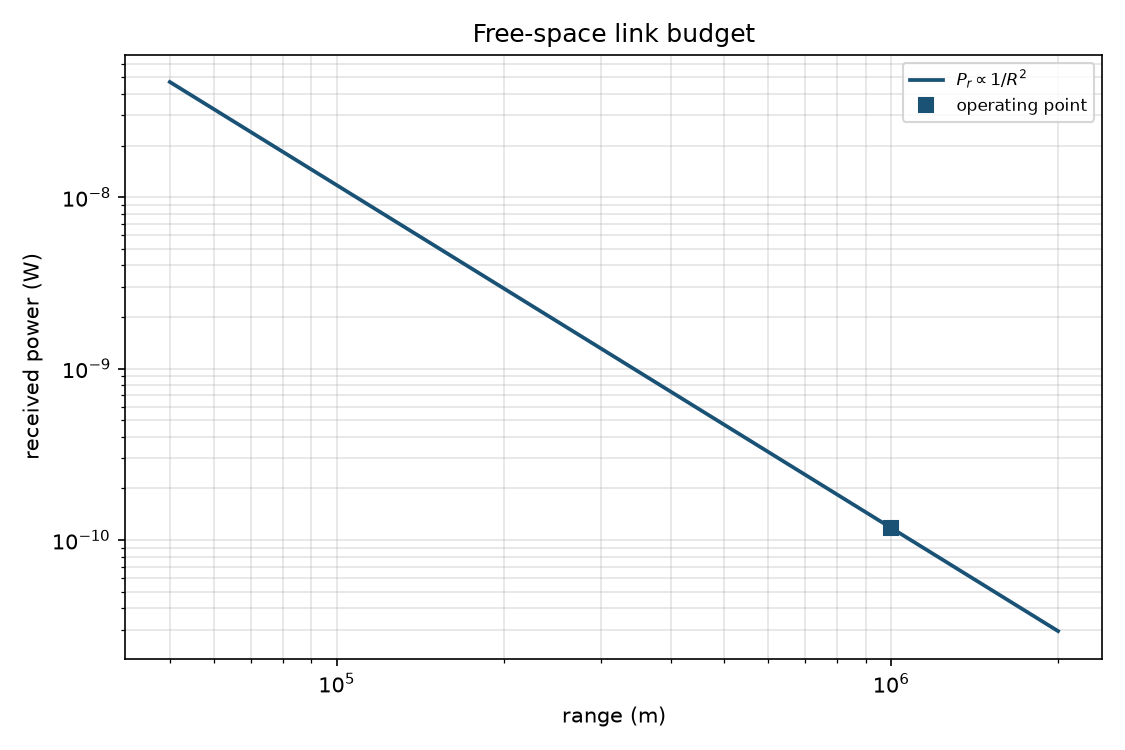

This chart was generated by the following Python code:
#!/usr/bin/env python3
"""Vacuum free-space radio link budget (Friis).

free_space_path_loss is Lfs = (4*pi*R/lam)**2. friis_received_power is
Pr = Pt*Gt*Gr*(lam/(4*pi*R))**2. Circular-aperture gains use
antenna_gain_circular_aperture. Optional noise gives
carrier_to_noise_density and carrier_to_noise_ratio. Optional required
Eb/N0 and bit rate give eb_n0_from_cn0 and link_margin_eb_n0.
"""

from __future__ import annotations

import argparse
import math
import sys
import tempfile
from dataclasses import dataclass
from pathlib import Path

CHECK_TOL = 1e-9
PLOT_TITLE = "Free-space link budget"
N_CURVE = 201
PLOT_END_FACTOR = 2.0
C_LIGHT = 299792458.0
K_BOLTZMANN = 1.380649e-23
SKILL_DIR = Path(__file__).resolve().parent

ASSUMPTIONS = (
    "vacuum free-space Friis link; no atmosphere, rain, pointing, or "
    "polarization loss; "
    f"c = {C_LIGHT:g} m/s and k = {K_BOLTZMANN:g} J/K (NIST CODATA 2022); "
    "wavelength_from_frequency lam = c/f; "
    "free_space_path_loss Lfs = (4*pi*R/lam)**2; "
    "friis_received_power Pr = Pt*Gt*Gr*(lam/(4*pi*R))**2; "
    "antenna_gain_circular_aperture G = eta*(pi*D/lam)**2 when diameters "
    "are supplied; "
    "eirp = Pt*Gt; "
    "optional thermal_noise_power Pn = k*Ts*B and "
    "noise_spectral_density N0 = k*Ts; "
    "carrier_to_noise_density CN0 = Pr/(k*Ts); "
    "carrier_to_noise_ratio CN = Pr/(k*Ts*B); "
    "eb_n0_from_cn0 EbN0 = CN0/Rb; "
    "link_margin_eb_n0 M = EbN0/EbN0req; "
    "modulation details beyond the supplied Eb/N0 requirement are omitted"
)


@dataclass(frozen=True)
class Solution:
    pt: float
    gt: float
    gr: float
    range_m: float
    frequency: float
    wavelength: float
    lfs: float
    eirp: float
    pr: float
    gt_source: str
    gr_source: str
    dt: float | None
    dr: float | None
    eta_t: float | None
    eta_r: float | None
    ts: float | None
    bandwidth: float | None
    n0: float | None
    cn0: float | None
    cn: float | None
    pn: float | None
    bitrate: float | None
    eb_n0: float | None
    eb_n0_req: float | None
    margin: float | None


def print_kv(key: str, value: object) -> None:
    if isinstance(value, float):
        text = f"{value:.8g}"
    else:
        text = str(value)
    print(f"{key}: {text}")


def close(actual: float, expected: float, tol: float = CHECK_TOL) -> bool:
    scale = max(abs(expected), 1.0)
    return abs(actual - expected) <= tol * scale


def require_positive(name: str, value: float) -> None:
    if not math.isfinite(value) or value <= 0.0:
        raise ValueError(f"{name} must be finite and > 0")


def require_unit_interval(name: str, value: float) -> None:
    if not math.isfinite(value) or value <= 0.0 or value > 1.0:
        raise ValueError(f"{name} must be finite and in (0, 1]")


def to_db(ratio: float) -> float:
    """10*log10(ratio)."""
    return 10.0 * math.log10(ratio)


def wavelength_from_frequency(frequency: float, c_light: float = C_LIGHT) -> float:
    """wavelength_from_frequency."""
    return c_light / frequency


def frequency_from_wavelength(wavelength: float, c_light: float = C_LIGHT) -> float:
    """frequency_from_wavelength."""
    return c_light / wavelength


def free_space_path_loss(range_m: float, wavelength: float) -> float:
    """free_space_path_loss."""
    return (4.0 * math.pi * range_m / wavelength) ** 2


def free_space_path_loss_db(range_m: float, wavelength: float) -> float:
    """free_space_path_loss_db."""
    return to_db(free_space_path_loss(range_m, wavelength))


def antenna_gain_from_effective_aperture(area_e: float, wavelength: float) -> float:
    """antenna_gain_from_effective_aperture."""
    return 4.0 * math.pi * area_e / (wavelength * wavelength)


def antenna_gain_circular_aperture(
    diameter: float, wavelength: float, efficiency: float
) -> float:
    """antenna_gain_circular_aperture."""
    return efficiency * (math.pi * diameter / wavelength) ** 2


def eirp(pt: float, gt: float) -> float:
    """eirp."""
    return pt * gt


def friis_received_power(
    pt: float, gt: float, gr: float, wavelength: float, range_m: float
) -> float:
    """friis_received_power."""
    return pt * gt * gr * (wavelength / (4.0 * math.pi * range_m)) ** 2


def thermal_noise_power(ts: float, bandwidth: float, k_b: float = K_BOLTZMANN) -> float:
    """thermal_noise_power."""
    return k_b * ts * bandwidth


def noise_spectral_density(ts: float, k_b: float = K_BOLTZMANN) -> float:
    """noise_spectral_density."""
    return k_b * ts


def carrier_to_noise_density(pr: float, ts: float, k_b: float = K_BOLTZMANN) -> float:
    """carrier_to_noise_density."""
    return pr / (k_b * ts)


def carrier_to_noise_ratio(
    pr: float, ts: float, bandwidth: float, k_b: float = K_BOLTZMANN
) -> float:
    """carrier_to_noise_ratio."""
    return pr / (k_b * ts * bandwidth)


def eb_n0_from_cn0(cn0: float, bitrate: float) -> float:
    """eb_n0_from_cn0."""
    return cn0 / bitrate


def link_margin_eb_n0(eb_n0: float, eb_n0_req: float) -> float:
    """link_margin_eb_n0."""
    return eb_n0 / eb_n0_req


def resolve_gain(
    gain: float | None,
    diameter: float | None,
    efficiency: float | None,
    wavelength: float,
    *,
    gain_flag: str,
    diameter_flag: str,
    efficiency_flag: str,
) -> tuple[float, str, float | None, float | None]:
    has_gain = gain is not None
    has_dish = diameter is not None or efficiency is not None
    if has_gain and has_dish:
        raise ValueError(
            f"pass {gain_flag}, or {diameter_flag} with {efficiency_flag}, not both"
        )
    if has_gain:
        assert gain is not None
        require_positive(gain_flag, gain)
        return gain, "gain", None, None
    if diameter is None or efficiency is None:
        raise ValueError(f"requires {gain_flag}, or {diameter_flag} with {efficiency_flag}")
    require_positive(diameter_flag, diameter)
    require_unit_interval(efficiency_flag, efficiency)
    value = antenna_gain_circular_aperture(diameter, wavelength, efficiency)
    return value, "diameter", diameter, efficiency


def evaluate(
    pt: float,
    range_m: float,
    frequency: float | None,
    wavelength: float | None,
    gt: float | None,
    gr: float | None,
    dt: float | None,
    dr: float | None,
    eta_t: float | None,
    eta_r: float | None,
    ts: float | None,
    bandwidth: float | None,
    bitrate: float | None,
    eb_n0_req: float | None,
) -> Solution:
    require_positive("transmit power", pt)
    require_positive("range", range_m)

    if frequency is not None and wavelength is not None:
        raise ValueError("pass --freq or --wavelength, not both")
    if frequency is None and wavelength is None:
        raise ValueError("requires --freq or --wavelength")
    if frequency is not None:
        require_positive("frequency", frequency)
        lam = wavelength_from_frequency(frequency)
        freq = frequency
    else:
        assert wavelength is not None
        require_positive("wavelength", wavelength)
        lam = wavelength
        freq = frequency_from_wavelength(lam)

    gt_val, gt_source, dt_used, eta_t_used = resolve_gain(
        gt,
        dt,
        eta_t,
        lam,
        gain_flag="--gt",
        diameter_flag="--dt",
        efficiency_flag="--eta-t",
    )
    gr_val, gr_source, dr_used, eta_r_used = resolve_gain(
        gr,
        dr,
        eta_r,
        lam,
        gain_flag="--gr",
        diameter_flag="--dr",
        efficiency_flag="--eta-r",
    )

    lfs = free_space_path_loss(range_m, lam)
    pr = friis_received_power(pt, gt_val, gr_val, lam, range_m)
    eirp_w = eirp(pt, gt_val)

    if bandwidth is not None and ts is None:
        raise ValueError("--bandwidth requires --ts")
    if bitrate is not None and ts is None:
        raise ValueError("--bitrate requires --ts")
    if eb_n0_req is not None and (ts is None or bitrate is None):
        raise ValueError("--ebn0-req requires --ts and --bitrate")

    n0 = cn0 = cn = pn = eb_n0 = margin = None
    if ts is not None:
        require_positive("system noise temperature", ts)
        n0 = noise_spectral_density(ts)
        cn0 = carrier_to_noise_density(pr, ts)
        if bandwidth is not None:
            require_positive("bandwidth", bandwidth)
            pn = thermal_noise_power(ts, bandwidth)
            cn = carrier_to_noise_ratio(pr, ts, bandwidth)
        if bitrate is not None:
            require_positive("bit rate", bitrate)
            eb_n0 = eb_n0_from_cn0(cn0, bitrate)
            if eb_n0_req is not None:
                require_positive("required Eb/N0", eb_n0_req)
                margin = link_margin_eb_n0(eb_n0, eb_n0_req)

    return Solution(
        pt=pt,
        gt=gt_val,
        gr=gr_val,
        range_m=range_m,
        frequency=freq,
        wavelength=lam,
        lfs=lfs,
        eirp=eirp_w,
        pr=pr,
        gt_source=gt_source,
        gr_source=gr_source,
        dt=dt_used,
        dr=dr_used,
        eta_t=eta_t_used,
        eta_r=eta_r_used,
        ts=ts,
        bandwidth=bandwidth,
        n0=n0,
        cn0=cn0,
        cn=cn,
        pn=pn,
        bitrate=bitrate,
        eb_n0=eb_n0,
        eb_n0_req=eb_n0_req,
        margin=margin,
    )


def linspace(start: float, stop: float, count: int) -> list[float]:
    if count == 1:
        return [start]
    step = (stop - start) / (count - 1)
    return [start + step * i for i in range(count)]


def ensure_matplotlib():
    try:
        import matplotlib

        if "matplotlib.pyplot" not in sys.modules:
            matplotlib.use("Agg")
        import matplotlib.pyplot as plt
    except ImportError as exc:
        raise ValueError("matplotlib is required to plot received power versus range") from exc
    return plt


def write_plot(result: Solution, out_path: Path) -> None:
    plt = ensure_matplotlib()
    r_max = PLOT_END_FACTOR * result.range_m
    r_min = max(result.range_m * 0.05, result.wavelength)
    ranges = linspace(r_min, r_max, N_CURVE)
    powers = [
        friis_received_power(result.pt, result.gt, result.gr, result.wavelength, r)
        for r in ranges
    ]
    fig, ax = plt.subplots(1, 1, figsize=(7.5, 5.0))
    ax.loglog(ranges, powers, color="#1a5276", linewidth=1.8, label=r"$P_r\propto 1/R^{2}$")
    ax.plot(
        result.range_m,
        result.pr,
        "s",
        color="#1a5276",
        markersize=7,
        zorder=5,
        label="operating point",
    )
    ax.set_xlabel("range (m)")
    ax.set_ylabel("received power (W)")
    ax.set_title(PLOT_TITLE)
    ax.grid(True, which="both", alpha=0.35)
    ax.legend(loc="best", fontsize=8)
    fig.tight_layout()
    out_path.parent.mkdir(parents=True, exist_ok=True)
    try:
        fig.savefig(out_path, dpi=150)
    except OSError as exc:
        plt.close(fig)
        raise ValueError(f"could not write the plot: {exc}") from exc
    plt.close(fig)


def emit(result: Solution, graph: Path | None) -> None:
    print_kv("title", PLOT_TITLE)
    print_kv("assumptions", ASSUMPTIONS)
    print_kv("c_m_s", C_LIGHT)
    print_kv("k_J_K", K_BOLTZMANN)
    print_kv("Pt_W", result.pt)
    print_kv("Gt", result.gt)
    print_kv("Gt_dBi", to_db(result.gt))
    print_kv("Gt_source", result.gt_source)
    if result.dt is not None:
        print_kv("Dt_m", result.dt)
        print_kv("eta_t", result.eta_t)
    print_kv("Gr", result.gr)
    print_kv("Gr_dBi", to_db(result.gr))
    print_kv("Gr_source", result.gr_source)
    if result.dr is not None:
        print_kv("Dr_m", result.dr)
        print_kv("eta_r", result.eta_r)
    print_kv("R_m", result.range_m)
    print_kv("f_Hz", result.frequency)
    print_kv("lam_m", result.wavelength)
    print_kv("EIRP_W", result.eirp)
    print_kv("EIRP_dBW", to_db(result.eirp))
    print_kv("Lfs", result.lfs)
    print_kv("Lfs_dB", to_db(result.lfs))
    print_kv("Pr_W", result.pr)
    print_kv("Pr_dBW", to_db(result.pr))
    if result.ts is not None:
        print_kv("Ts_K", result.ts)
        print_kv("N0_W_Hz", result.n0)
        print_kv("N0_dBW_Hz", to_db(float(result.n0)))
        print_kv("CN0_Hz", result.cn0)
        print_kv("CN0_dBHz", to_db(float(result.cn0)))
    if result.bandwidth is not None:
        print_kv("B_Hz", result.bandwidth)
        print_kv("Pn_W", result.pn)
        print_kv("CN", result.cn)
        print_kv("CN_dB", to_db(float(result.cn)))
    if result.bitrate is not None:
        print_kv("Rb_bit_s", result.bitrate)
        print_kv("EbN0", result.eb_n0)
        print_kv("EbN0_dB", to_db(float(result.eb_n0)))
    if result.eb_n0_req is not None:
        print_kv("EbN0_req", result.eb_n0_req)
        print_kv("EbN0_req_dB", to_db(float(result.eb_n0_req)))
        print_kv("margin", result.margin)
        print_kv("margin_dB", to_db(float(result.margin)))
    print_kv(
        "warning",
        "vacuum free space only; no atmosphere, rain, pointing, or "
        "polarization loss; no modulation model beyond the supplied Eb/N0",
    )
    if graph is not None:
        print_kv("graph", str(graph))


def fail(message: str) -> int:
    print(f"CHECK FAIL: {message}", file=sys.stderr)
    return 1


def run_check() -> int:
    if not close(wavelength_from_frequency(C_LIGHT), 1.0):
        return fail("wavelength at f=c is not 1 m")
    if not close(frequency_from_wavelength(1.0), C_LIGHT):
        return fail("frequency at lam=1 is not c")
    if not close(free_space_path_loss(1.0, 4.0 * math.pi), 1.0):
        return fail("unit free-space path loss is not 1")
    if not close(free_space_path_loss_db(1.0, 4.0 * math.pi), 0.0):
        return fail("unit free-space path loss dB is not 0")
    if not close(antenna_gain_circular_aperture(2.0, math.pi, 0.5), 2.0):
        return fail("circular aperture gain half-efficiency case")
    ae = 0.5 * math.pi
    if not close(
        antenna_gain_from_effective_aperture(ae, math.pi),
        antenna_gain_circular_aperture(2.0, math.pi, 0.5),
    ):
        return fail("effective aperture and circular gain disagree")
    if not close(friis_received_power(16.0, 1.0, 1.0, 4.0 * math.pi, 1.0), 16.0):
        return fail("unit Friis received power")
    if not close(carrier_to_noise_density(K_BOLTZMANN * 100.0, 100.0), 1.0):
        return fail("unit C/N0")
    if not close(eb_n0_from_cn0(1.0e7, 1.0e6), 10.0):
        return fail("Eb/N0 from C/N0")
    if not close(link_margin_eb_n0(20.0, 10.0), 2.0):
        return fail("link margin")

    class _Capture:
        def __init__(self) -> None:
            self.parts: list[str] = []

        def write(self, text: str) -> None:
            self.parts.append(text)

        def flush(self) -> None:
            return None

    def capture(argv: list[str]) -> tuple[int, str, str]:
        out = _Capture()
        err = _Capture()
        old_out, old_err = sys.stdout, sys.stderr
        sys.stdout, sys.stderr = out, err
        try:
            code = main(argv)
        finally:
            sys.stdout, sys.stderr = old_out, old_err
        return code, "".join(out.parts), "".join(err.parts)

    with tempfile.TemporaryDirectory() as tmp:
        out = str(Path(tmp) / "link.png")
        code, text, err = capture(
            [
                "--pt",
                "10",
                "--gt",
                "100",
                "--gr",
                "1000",
                "--freq",
                "2.2e9",
                "--range",
                "1000e3",
                "--ts",
                "290",
                "--bandwidth",
                "1e6",
                "--bitrate",
                "1e6",
                "--ebn0-req",
                "10",
                "--out",
                out,
            ]
        )
        if code != 0:
            return fail(f"main returned {code}: {err}")
        data = Path(out).read_bytes()
        if not data.startswith(b"\x89PNG"):
            return fail("run did not write a PNG")
        for key in (
            "title: Free-space link budget",
            "Lfs:",
            "Pr_W:",
            "CN0_Hz:",
            "EbN0:",
            "margin:",
            "graph:",
            "warning:",
        ):
            if key not in text:
                return fail(f"stdout missing {key}")

        code, text, err = capture(
            [
                "--pt",
                "1",
                "--dt",
                "1",
                "--eta-t",
                "0.55",
                "--dr",
                "2",
                "--eta-r",
                "0.6",
                "--wavelength",
                "0.03",
                "--range",
                "50000",
            ]
        )
        if code != 0:
            return fail(f"diameter path returned {code}: {err}")
        if "Gt_source: diameter" not in text or "Gr_source: diameter" not in text:
            return fail("diameter path did not mark gain sources")
        if "CN0_Hz:" in text:
            return fail("noise outputs appeared without --ts")
        if "graph:" in text:
            return fail("plot appeared without --out")

        code, _text, err = capture(
            ["--pt", "1", "--gt", "1", "--gr", "1", "--freq", "1e9", "--wavelength", "0.3", "--range", "1"]
        )
        if code != 2 or "not both" not in err:
            return fail("freq and wavelength together were accepted")

        code, _text, err = capture(
            ["--pt", "1", "--gt", "1", "--dt", "1", "--eta-t", "0.5", "--gr", "1", "--freq", "1e9", "--range", "1"]
        )
        if code != 2 or "not both" not in err:
            return fail("gt and diameter together were accepted")

        code, _text, err = capture(
            ["--pt", "1", "--gt", "1", "--gr", "1", "--freq", "1e9", "--range", "1", "--bandwidth", "1e6"]
        )
        if code != 2 or "--ts" not in err:
            return fail("bandwidth without ts was accepted")

        code, _text, err = capture(["--pt", "1", "--gt", "1", "--gr", "1", "--range", "1"])
        if code != 2 or "requires --freq or --wavelength" not in err:
            return fail("missing RF path was not rejected")

    print("check: pass")
    print_kv("Lfs_unit", 1.0)
    print_kv("Pr_W_unit", 16.0)
    return 0


def parse_args(argv: list[str] | None = None) -> argparse.Namespace:
    parser = argparse.ArgumentParser(
        description=(
            "Vacuum free-space Friis link budget: path loss, received power, "
            "and optional C/N0, Eb/N0, and link margin."
        )
    )
    parser.add_argument("--pt", type=float, default=None, help="transmit power Pt [W]")
    parser.add_argument("--gt", type=float, default=None, help="transmit antenna gain (linear)")
    parser.add_argument("--gr", type=float, default=None, help="receive antenna gain (linear)")
    parser.add_argument("--dt", type=float, default=None, help="transmit antenna diameter [m]")
    parser.add_argument("--dr", type=float, default=None, help="receive antenna diameter [m]")
    parser.add_argument(
        "--eta-t",
        type=float,
        default=None,
        help="transmit aperture efficiency (0, 1]",
    )
    parser.add_argument(
        "--eta-r",
        type=float,
        default=None,
        help="receive aperture efficiency (0, 1]",
    )
    parser.add_argument("--freq", type=float, default=None, help="carrier frequency [Hz]")
    parser.add_argument("--wavelength", type=float, default=None, help="wavelength [m]")
    parser.add_argument("--range", type=float, default=None, help="slant range R [m]")
    parser.add_argument("--ts", type=float, default=None, help="system noise temperature Ts [K]")
    parser.add_argument("--bandwidth", type=float, default=None, help="noise bandwidth B [Hz]")
    parser.add_argument("--bitrate", type=float, default=None, help="information bit rate Rb [bit/s]")
    parser.add_argument(
        "--ebn0-req",
        type=float,
        default=None,
        help="required Eb/N0 (linear power ratio)",
    )
    parser.add_argument("--out", type=Path, default=None, help="PNG path for Pr vs range")
    parser.add_argument("--check", action="store_true", help="run built-in consistency checks")
    return parser.parse_args(argv)


def main(argv: list[str] | None = None) -> int:
    args = parse_args(argv)
    if args.check:
        return run_check()

    if args.pt is None or args.range is None:
        print("error: requires --pt and --range", file=sys.stderr)
        return 2

    try:
        result = evaluate(
            args.pt,
            args.range,
            args.freq,
            args.wavelength,
            args.gt,
            args.gr,
            args.dt,
            args.dr,
            args.eta_t,
            args.eta_r,
            args.ts,
            args.bandwidth,
            args.bitrate,
            args.ebn0_req,
        )
        graph: Path | None = None
        if args.out is not None:
            graph = Path(args.out).resolve()
            write_plot(result, graph)
    except ValueError as exc:
        print(f"error: {exc}", file=sys.stderr)
        return 2

    emit(result, graph)
    return 0


if __name__ == "__main__":
    sys.exit(main())
